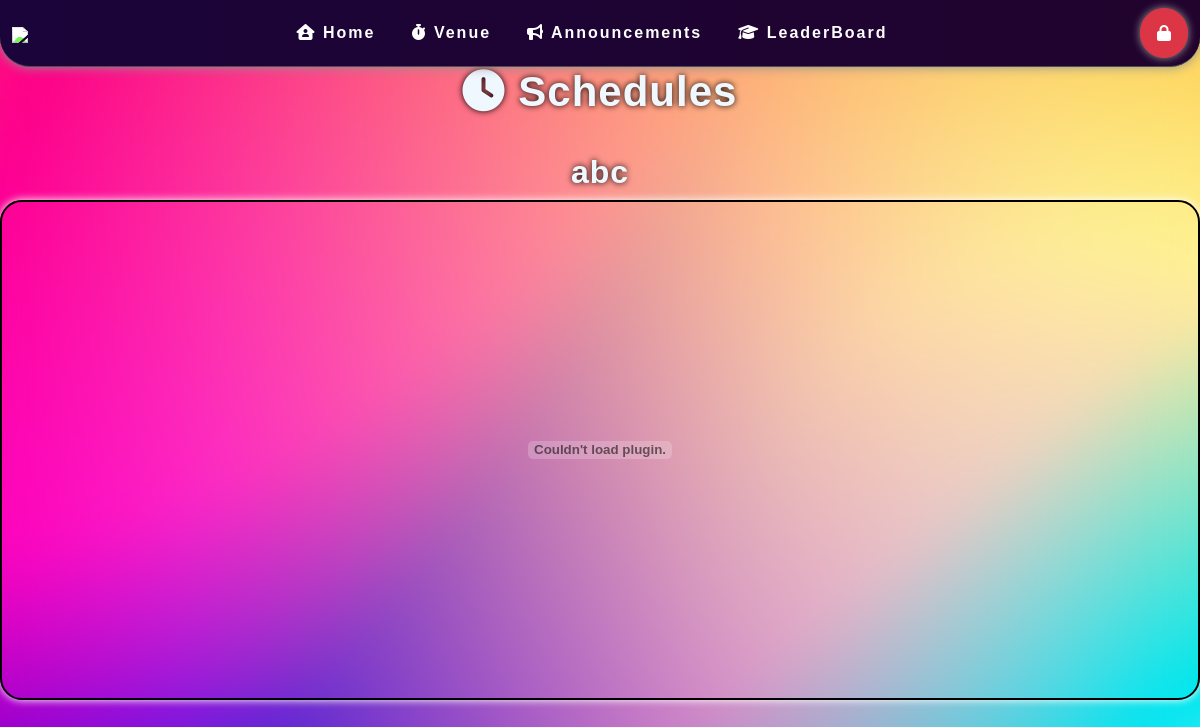
Page /timetable on the earlier database version.
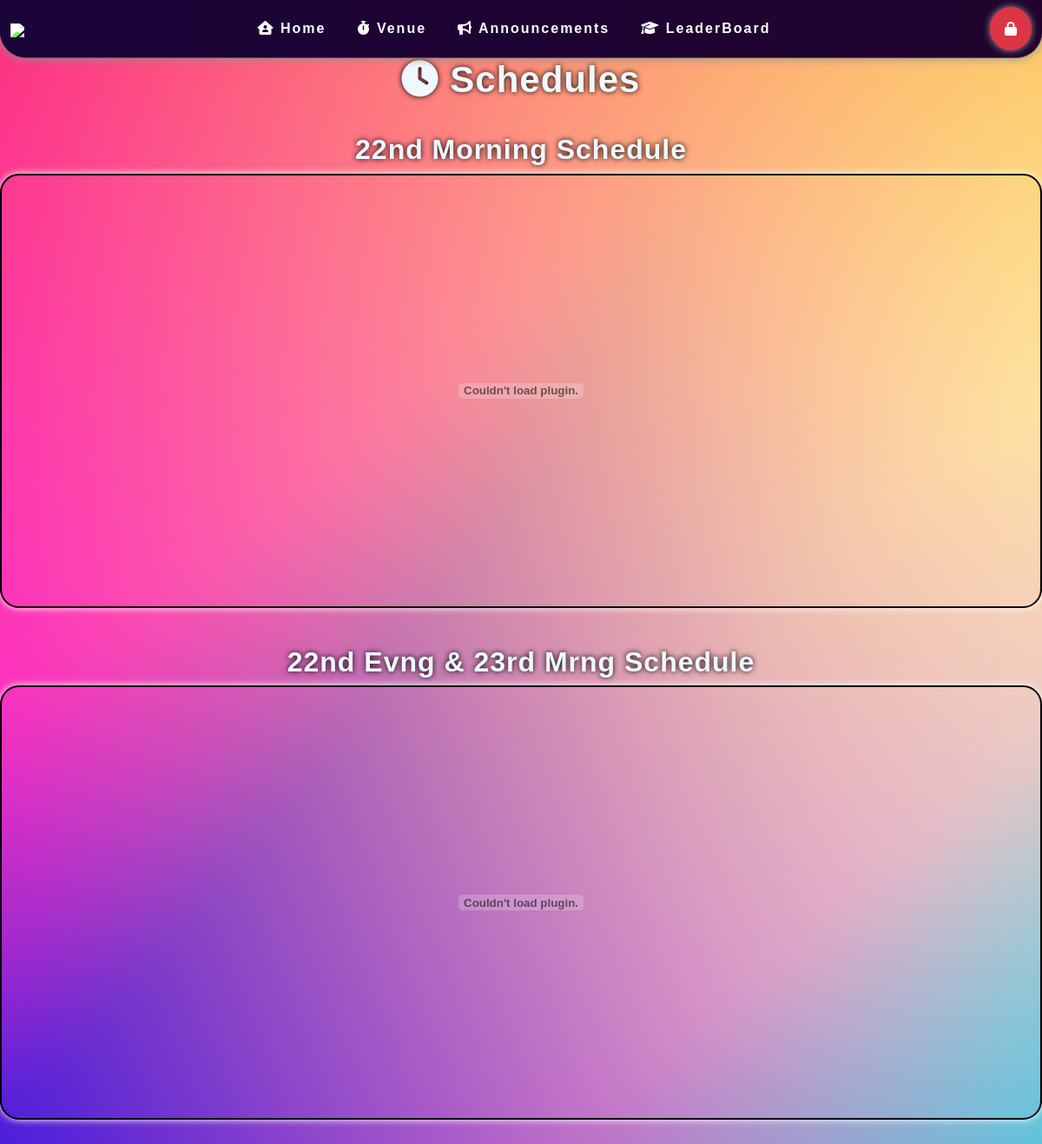
Same page on the later database version.
### Website/models.py (models this page shows)
class TimeTable(models.Model):
    text = models.CharField(max_length=30, unique=False)
    pdf = models.FileField(upload_to='timetables')

### Website/views.py (the view)
# urls.py: path('timetable', views.timetable, name='timetable'),
def timetable(request):
    tt = TimeTable.objects.all()
    context = {'timetable': tt}
    return render(request, 'components/timetable.html', context)

### Website/templates/components/timetable.html
{% extends 'base.html' %} {% block title %} Venue {% endblock title %}
{% load static %}
{% block body %}
<div class="timetable">
  <h1><i class="fa-solid fa-clock fa-spin"></i> Schedules</h1>
  {% for tt in timetable %}
  <h2>{{tt.text}}</h2>
  <object
    data="static/{{tt.pdf}}"
    type="application/pdf"
    width="100%"
    height="500px"
  ></object>
  {% endfor %}
</div>
{% endblock body %}

### Website/templates/base.html (shortened to what this page needs)
{% load static %}
<!DOCTYPE html>
<html lang="en">
  <head>
    <link
      href="https://cdn.jsdelivr.net/npm/bootstrap@5.3.0/dist/css/bootstrap.min.css"
      rel="stylesheet"
    />
    <link rel="stylesheet" href="https://cdnjs.cloudflare.com/ajax/libs/normalize/5.0.0/normalize.min.css">
    <link rel="stylesheet" href="{% static 'stylesheets/base.css' %}" />
    <link rel="stylesheet" href="{% static 'stylesheets/home.css' %}" />
    <link rel="stylesheet" href="{% static 'stylesheets/announcement.css' %}" />
    <link rel="stylesheet" href="{% static 'stylesheets/faculty.css' %}" />
    <link rel="stylesheet" href="{% static 'stylesheets/footer.css' %}" />
    <link rel="stylesheet" href="{% static 'stylesheets/review.css' %}" />
    <link rel="stylesheet" href="{% static 'stylesheets/marksheets.css' %}" />
    <link rel="stylesheet" href="{% static 'stylesheets/backgroundani.css' %}" />
    <link rel="stylesheet" href="{% static 'stylesheets/timetable.css' %}" />
  </head>
  <body>
    <nav
      class="navbar navbar-expand-lg bg-dark border-bottom border-bottom-dark"
      data-bs-theme="dark"
    >
      <div class="container-fluid">
        <a class="navbar-brand" href="/"
          ><img src="https://th.bing.com/th/id/R.5d6247728e7db4cc6c5aed648b0dc5dd?rik=opp5xkzx56h%2b2A&riu=http%3a%2f%2funiversityinnovation.org%2fimages%2f5%2f5d%2fKLLogo.png&ehk=yMZ15VkUNdltfWMsgZMA%2b0HPKqdm0m9xB5oCEtiUyAo%3d&risl=&pid=ImgRaw&r=0" width="120"
        /></a>
        <div class="collapse navbar-collapse" id="navbarSupportedContent">
          <ul class="navbar-nav me-auto mb-1 mb-lg-0">
            <li class="nav-item">
              <a class="nav-link" aria-current="page" href={% url 'home' %}><i class="fa-solid fa-house-user" style="color: #ffffff"></i> Home</a>
            </li>
            <li class="nav-item">
              <a class="nav-link" aria-current="page" href={% url 'timetable' %}><i class="fa-solid fa-stopwatch" style="color: #ffffff"></i> Venue</a>
            </li>
            <li class="nav-item">
              <a class="nav-link" aria-current="page" href={% url 'announcements' %}><i class="fa-solid fa-bullhorn" style="color: #ffffff"></i> Announcements</a>
            </li>
            <li class="nav-item">
              <a class="nav-link" aria-current="page" href={% url 'leaderboard' %}><i class="fa-solid fa-graduation-cap fa-bounce" style="color: #ffffff;"></i> LeaderBoard</a>
            </li>
          </ul>
          <a
          href="#"
          class="homenavlink"
          data-bs-toggle="modal"
          data-bs-target="#loginModal"
        >
        {% if user.is_authenticated %}
          <a href={% url 'logout'%} title="Logout">
            <button class="d-flex btn btn-success"><i class="fa-solid fa-right-from-bracket" style="color: #ffffff;"></i></button>
          </a>
        {% else %}
          <button class="d-flex btn btn-danger"><i class="fa-solid fa-lock fa-flip"></i></button>
        {% endif %}
        </a>
        </div>
      </div>
    </nav>
    <div class="comp">{% block body %} {% endblock body %}</div>
    <div class="bgcontainer">
    </div>
  </body>
</html>

### static/stylesheets/base.css (style rules this page uses)
* { box-sizing: border-box; padding: 0; margin: 0; }
body { font-family: "Poppins", sans-serif; background: url(/static/images/bg.jpg) center center fixed; background-repeat: no-repeat; background-size: cover; user-select: none; margin-bottom: 50px; -ms-overflow-style: none; scrollbar-width: none; }
.navbar { z-index: 999; border-bottom: 2px solid rgb(120, 120, 120); box-shadow: 0 0 12px rgb(144, 144, 144); min-width: 100%; }
.navbar-dark, .navbar[data-bs-theme="dark"] { border-radius: 0 0 30px 30px; }
.navbar-brand img { filter: brightness(1.4); }
.nav-link { font-weight: bolder; color: rgb(255, 255, 255); margin: 0; padding: 0; font-size: 16px; letter-spacing: 2px; }
.navbar ul { margin-left: auto; margin-right: 0; }
.navbar li { margin: 10px; }
.navbar button { margin: 0; margin-right: 5%; padding: 16px; border-radius: 42px; box-shadow: 0 0 8px rgb(150, 150, 150); }
.bg-dark { background-color: transparent; background-image: linear-gradient(to right, #1a0439 0%, rgb(33, 3, 45) 100%); }
input, button { font-size: 1rem; }
input, button { border: none; outline: none; }
a { text-decoration: none; }
img { max-width: 100%; height: auto; }

### static/stylesheets/home.css (style rules this page uses)
* { box-sizing: border-box; padding: 0; margin: 0; }

### static/stylesheets/timetable.css (style rules this page uses)
.timetable { text-align: center; animation: floatery 1s; }
.timetable h1 { font-size: 42px; color: aliceblue; font-weight: 900; letter-spacing: 1px; text-shadow: 0 0 6px black; }
.timetable h2 { margin-top: 3%; font-size: 32px; color: aliceblue; font-weight: 700; letter-spacing: 1px; text-shadow: 0 0 6px black; }
.timetable object { border-radius: 22px; border: 2px solid black; box-shadow: 0 0 8px white; max-width: 100%; overflow-x: hidden; -ms-overflow-style: none; scrollbar-width: none; }

Differences in the rows shown:
removed TimeTable: text "abc"
added TimeTable: text "22nd Morning Schedule"
added TimeTable: text "22nd Evng & 23rd Mrng Schedule"
